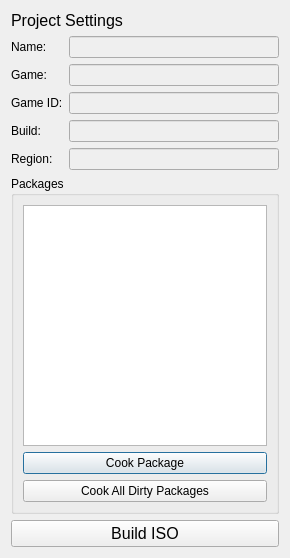
<?xml version="1.0" encoding="UTF-8"?>
<ui version="4.0">
 <class>CProjectSettingsDialog</class>
 <widget class="QDialog" name="CProjectSettingsDialog">
  <property name="geometry">
   <rect>
    <x>0</x>
    <y>0</y>
    <width>290</width>
    <height>558</height>
   </rect>
  </property>
  <property name="windowTitle">
   <string>Project Settings</string>
  </property>
  <layout class="QVBoxLayout" name="verticalLayout">
   <item>
    <widget class="QLabel" name="ProjectSettingsLabel">
     <property name="font">
      <font>
       <pointsize>12</pointsize>
      </font>
     </property>
     <property name="text">
      <string>Project Settings</string>
     </property>
    </widget>
   </item>
   <item>
    <layout class="QFormLayout" name="formLayout">
     <item row="0" column="0">
      <widget class="QLabel" name="ProjectNameLabel">
       <property name="text">
        <string>Name:</string>
       </property>
      </widget>
     </item>
     <item row="0" column="1">
      <widget class="QLineEdit" name="ProjectNameLineEdit">
       <property name="enabled">
        <bool>false</bool>
       </property>
      </widget>
     </item>
     <item row="1" column="0">
      <widget class="QLabel" name="GameLabel">
       <property name="text">
        <string>Game:</string>
       </property>
      </widget>
     </item>
     <item row="1" column="1">
      <widget class="QLineEdit" name="GameLineEdit">
       <property name="enabled">
        <bool>false</bool>
       </property>
      </widget>
     </item>
     <item row="2" column="0">
      <widget class="QLabel" name="GameIdLabel">
       <property name="text">
        <string>Game ID:</string>
       </property>
      </widget>
     </item>
     <item row="2" column="1">
      <widget class="QLineEdit" name="GameIdLineEdit">
       <property name="enabled">
        <bool>false</bool>
       </property>
      </widget>
     </item>
     <item row="3" column="0">
      <widget class="QLabel" name="BuildLabel">
       <property name="text">
        <string>Build:</string>
       </property>
      </widget>
     </item>
     <item row="3" column="1">
      <widget class="QLineEdit" name="BuildLineEdit">
       <property name="enabled">
        <bool>false</bool>
       </property>
      </widget>
     </item>
     <item row="4" column="0">
      <widget class="QLabel" name="RegionLabel">
       <property name="text">
        <string>Region:</string>
       </property>
      </widget>
     </item>
     <item row="4" column="1">
      <widget class="QLineEdit" name="RegionLineEdit">
       <property name="enabled">
        <bool>false</bool>
       </property>
      </widget>
     </item>
    </layout>
   </item>
   <item>
    <widget class="QGroupBox" name="PackagesGroupBox">
     <property name="title">
      <string>Packages</string>
     </property>
     <layout class="QVBoxLayout" name="verticalLayout_4">
      <item>
       <widget class="QListWidget" name="PackagesList">
        <property name="font">
         <font>
          <pointsize>10</pointsize>
         </font>
        </property>
        <property name="alternatingRowColors">
         <bool>true</bool>
        </property>
        <property name="verticalScrollMode">
         <enum>QAbstractItemView::ScrollPerPixel</enum>
        </property>
        <property name="horizontalScrollMode">
         <enum>QAbstractItemView::ScrollPerPixel</enum>
        </property>
       </widget>
      </item>
      <item>
       <widget class="QPushButton" name="CookPackageButton">
        <property name="text">
         <string>Cook Package</string>
        </property>
       </widget>
      </item>
      <item>
       <widget class="QPushButton" name="CookAllDirtyPackagesButton">
        <property name="text">
         <string>Cook All Dirty Packages</string>
        </property>
       </widget>
      </item>
     </layout>
    </widget>
   </item>
   <item>
    <widget class="QPushButton" name="BuildIsoButton">
     <property name="font">
      <font>
       <pointsize>12</pointsize>
      </font>
     </property>
     <property name="text">
      <string>Build ISO</string>
     </property>
    </widget>
   </item>
  </layout>
 </widget>
 <resources/>
 <connections/>
</ui>
